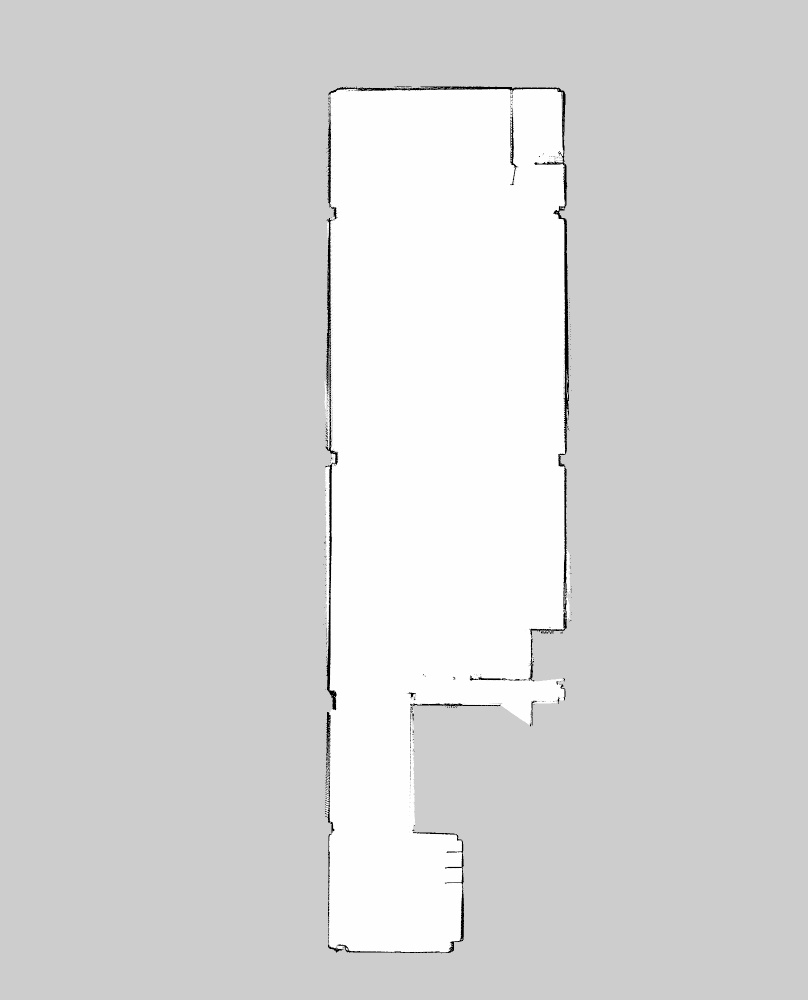
#> input picture scripts/map.bag.pgm, 1615 x 1999 px, given in place of 2020-02-13-14-36-38.pgm, which was not available (shown at 1/2 size)
$ python map_to_world.py   (older library calls are emulated)
#> lines starting #> are read from the running program, lines starting #| are printed output that depends on the picture; after the words box and inside, x2 and y2 are one past the last pixel; in counts of white or black regions, pixels touching at a corner belong together; pictures that were not available may be replaced by others from this repository, and a replacement may not be noted
#!/usr/bin/env python

import os
import argparse
import numpy as np
import cv2
import yaml
from lxml import etree as ET
from copy import copy


class WorldGenerator(object):
    kernel_size = 4 # for 2D map image preprocessing
    def __init__(self, yaml_path):
#> called with yaml_path = './maps/2020-02-13-14-36-38.yaml'
        self.yaml_path = yaml_path
        self.pgm_path = os.path.join(os.path.dirname(yaml_path),
                                     os.path.splitext(os.path.basename(yaml_path))[0] + '.pgm')
        self.generated_world_path = os.path.join(os.path.dirname(os.path.dirname(yaml_path)),
                                                 'worlds',
                                                 'generated_' + os.path.splitext(os.path.basename(yaml_path))[0] + '.world')
        print(self.generated_world_path)

        self.map = cv2.imread(self.pgm_path, -1).astype(np.float)
#> self.map: shape (1999, 1615) float64; min 0, max 254, mean 214

        self.map[self.map==0] = 255 # obstacle
        self.map[self.map==254] = 0 # empty
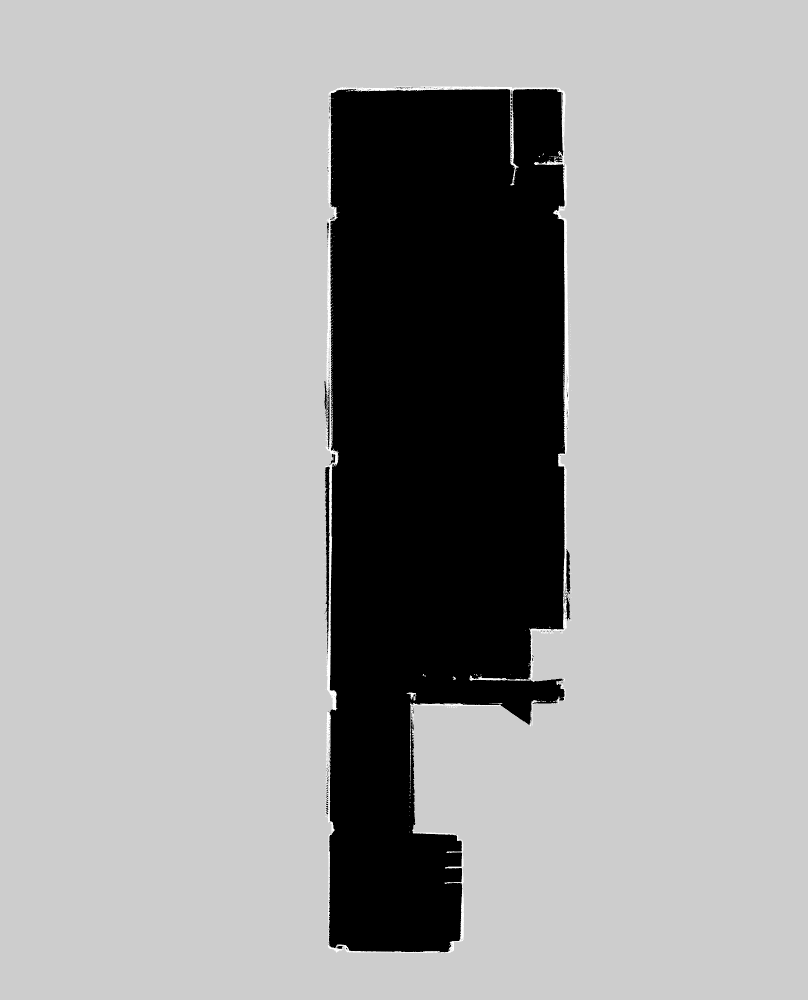
#> self.map: shape (1999, 1615) float64 (shown at 1/2 size); min 0, max 255, mean 162.8
        self.map[self.map==205] = 0 # unknown
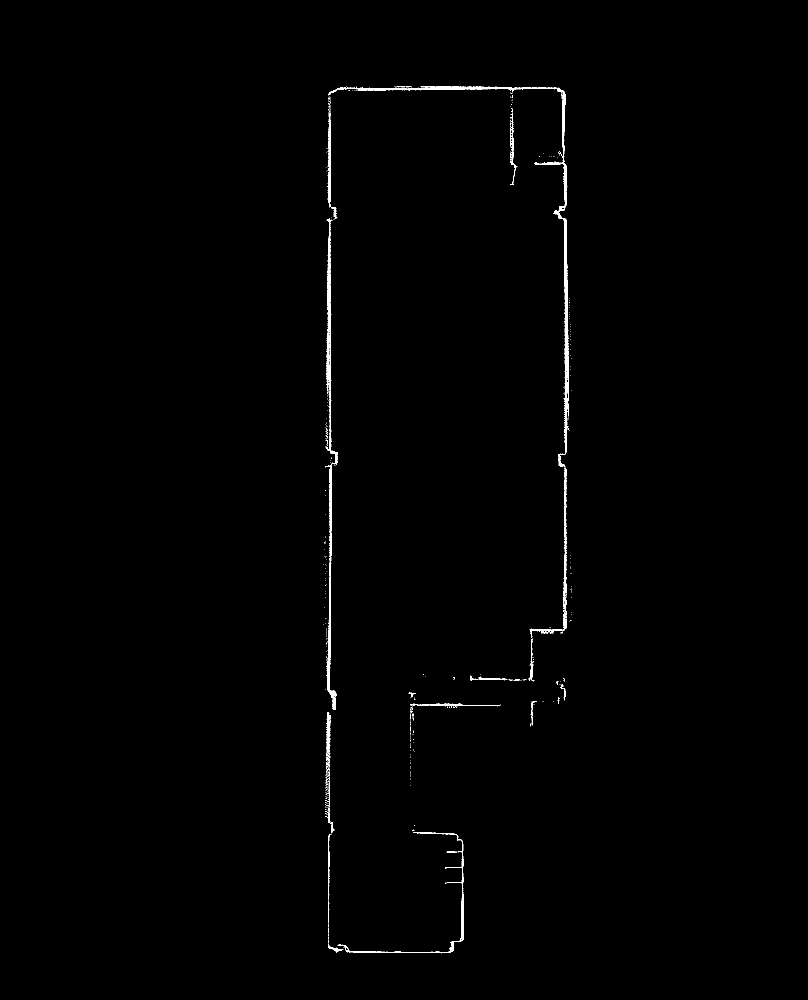
#> self.map: shape (1999, 1615) float64 (shown at 1/2 size); 0.57% white; 405 white regions (377 under 20 px), largest, box (x1, y1, x2, y2) and area: (657, 173, 1138, 935) 6069, (651, 436, 676, 930) 2244, (650, 925, 673, 1420) 2082

        kernel = cv2.getStructuringElement(cv2.MORPH_ELLIPSE, (self.kernel_size, self.kernel_size))
        self.map = cv2.morphologyEx(self.map, cv2.MORPH_CLOSE, kernel)
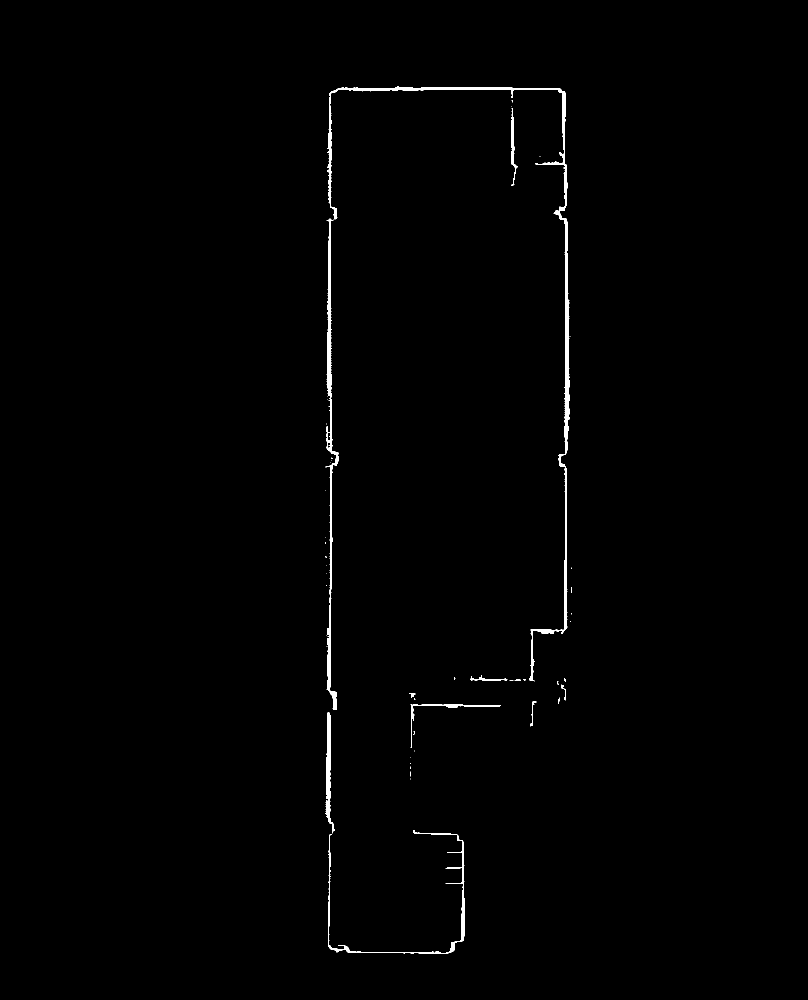
#> self.map: shape (1999, 1615) float64 (shown at 1/2 size); 0.68% white; 56 white regions (44 under 20 px), largest, box (x1, y1, x2, y2) and area: (654, 173, 1140, 1363) 10511, (651, 437, 677, 1420) 5315, (657, 1660, 929, 1907) 2416

#> (the run stopped early here; a loop or call above may not have finished)
